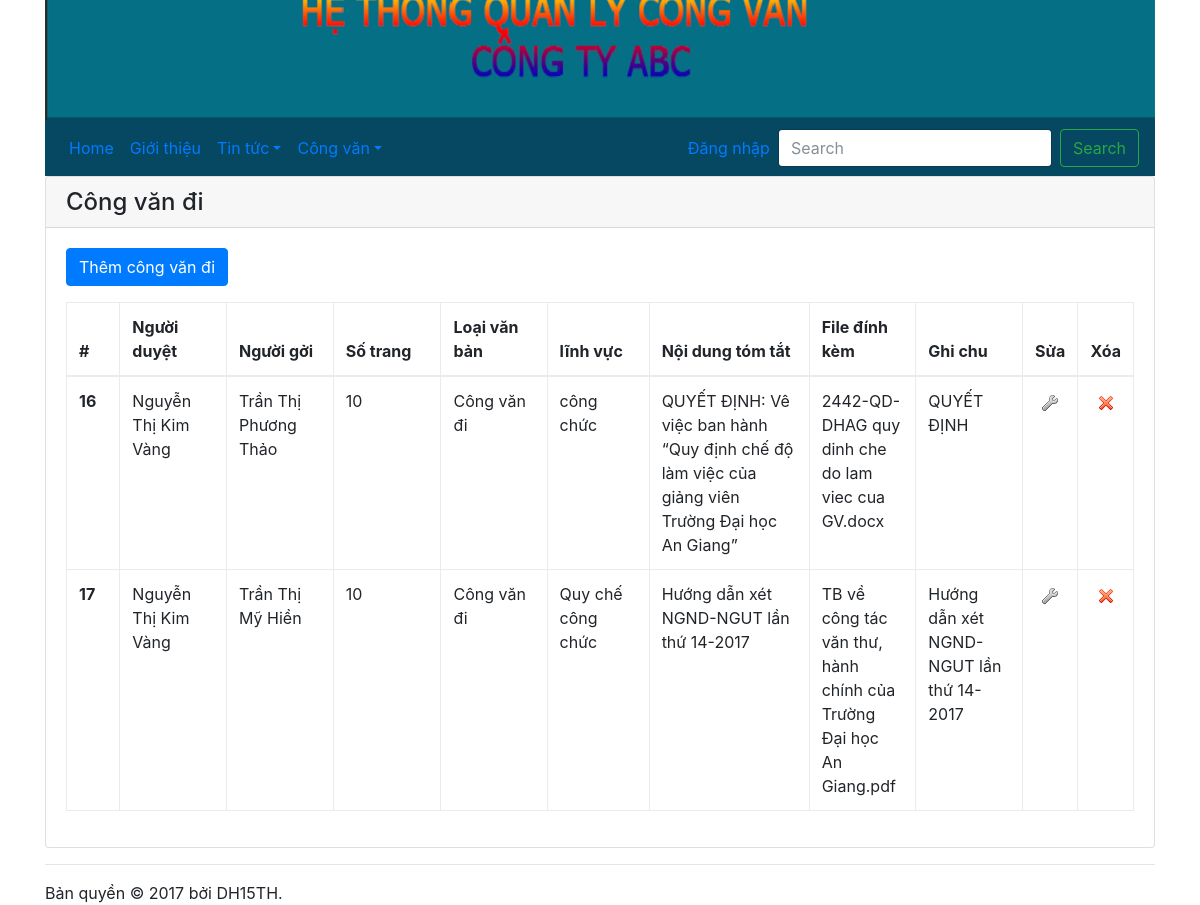
Page /congvandi.php on the committed database.
### tables this page shows
CREATE TABLE `congvandi` (
  `ID` int(10) NOT NULL,
  `Nguoiky` varchar(50) NOT NULL,
  `Nguoiduyet` varchar(50) NOT NULL,
  `Ngaybanhanh` date NOT NULL,
  `Noibanhanh` varchar(50) NOT NULL,
  `Ngaygoi` date NOT NULL,
  `Nguoigoi` varchar(50) NOT NULL,
  `Tongsotrang` int(11) NOT NULL,
  `Loaivanban` varchar(50) NOT NULL,
  `Linhvuc` varchar(50) NOT NULL,
  `Noidungtomtat` varchar(100) NOT NULL,
  `Noidungvanban` varchar(200) NOT NULL,
  `Filedinhkem` varchar(5000) NOT NULL,
  `Ghichu` varchar(50) NOT NULL
);

### congvandi.php (the view, shortened to what this page needs)
<?php
	require_once "config.php";
	$sql = "SELECT * FROM congvandi";
			$danhsach = mysqli_query($link, $sql);
?>
<!DOCTYPE html>
<html lang="en">
	<head>
		<link rel="stylesheet" href="css/bootstrap.min.css" />
		<link rel="stylesheet" href="css/bootstrap-custom.css" />
	</head>
	<body>
		<div class="container">
			<?php include_once "navbar.php"; ?>
			<div class="card">
				<h4 class="card-header">Công văn đi</h4>
				<div class="card-body">
					<p><a class="btn btn-primary" href="congvandi_them.php" role="button">Thêm công văn đi</a></p>
					<table class="table table-bordered table-hover table-responsive">
						<thead>
							<tr>
								<th width="5%">#</th>
								<th width="10%">Người duyệt</th>
								<th width="10%">Người gởi</th>
								<th width="5">Số trang</th>
								<th width="10">Loại văn bản</th>
								<th width="5">lĩnh vực</th>
								<th width="15%">Nội dung tóm tắt</th>
								<th width="10%">File đính kèm</th>
								<th width="10%">Ghi chu</th>
								<th width="5%">Sửa</th>
								<th width="5%">Xóa</th>
							</tr>
						</thead>
						<tbody>
							<?php
								while($dong = mysqli_fetch_array($danhsach))
								{
									echo "<tr>";
										echo "<th>{$dong['ID']}</th>";
										echo "<td>{$dong['Nguoiduyet']}</td>";
										echo "<td>{$dong['Nguoigoi']}</td>";
										echo "<td>{$dong['Tongsotrang']}</td>";
										echo "<td>{$dong['Loaivanban']}</td>";
										echo "<td>{$dong['Linhvuc']}</td>";
										echo "<td>{$dong['Noidungtomtat']}</td>";
										echo "<td>{$dong['Filedinhkem']}</td>";
										echo "<td>{$dong['Ghichu']}</td>";
											echo "<td class='text-center'><a href='congvandi_sua.php?id={$dong['ID']}'><img src='img/edit.png' /></a></td>";
											echo "<td class='text-center'><a onclick='return confirm(\"Bạn có muốn xóa công văn đi {$dong['Loaivanban']} không?\");' href='congvandi_xoa.php?id={$dong['ID']}'><img src='img/delete.png' /></a></td>";
									echo "</tr>";
								}
							?>
						</tbody>
					</table>
				</div>
			</div>
			<hr />
			<footer>Bản quyền &copy; <?php echo date("Y") ?> bởi DH15TH.</footer>
		</div>
	</body>
</html>

### rows in the picture
congvandi: ID "16", Nguoiduyet "Nguyễn Thị Kim Vàng", Nguoigoi "Trần Thị Phương Thảo", Tongsotrang "10", Loaivanban "Công văn đi", Linhvuc "công chức", Noidungtomtat "QUYẾT ĐỊNH: Vê việc ban hành “Quy định chế độ làm việc của giảng viên Trường Đại học An Giang”", Filedinhkem "2442-QD-DHAG quy dinh che do lam viec cua GV.docx", Ghichu "QUYẾT ĐỊNH"
congvandi: ID "17", Nguoiduyet "Nguyễn Thị Kim Vàng", Nguoigoi "Trần Thị Mỹ Hiền", Tongsotrang "10", Loaivanban "Công văn đi", Linhvuc "Quy chế công chức", Noidungtomtat "Hướng dẫn xét NGND-NGUT lần thứ 14-2017", Filedinhkem "TB về công tác văn thư, hành chính của Trường Đại học An Giang.pdf", Ghichu "Hướng dẫn xét NGND-NGUT lần thứ 14-2017"
